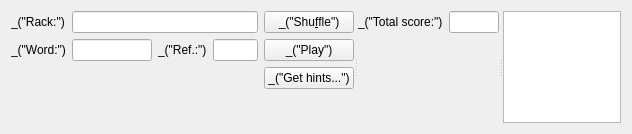
<?xml version="1.0" encoding="UTF-8"?>
<ui version="4.0">
 <class>ToppingWidget</class>
 <widget class="QWidget" name="ToppingWidget">
  <property name="geometry">
   <rect>
    <x>0</x>
    <y>0</y>
    <width>632</width>
    <height>134</height>
   </rect>
  </property>
  <layout class="QHBoxLayout" name="horizontalLayout">
   <item>
    <widget class="QSplitter" name="splitter">
     <property name="maximumSize">
      <size>
       <width>16777215</width>
       <height>16777215</height>
      </size>
     </property>
     <widget class="QWidget" name="layoutWidget">
      <layout class="QGridLayout" name="gridLayout">
       <item row="0" column="0">
        <widget class="QLabel" name="label">
         <property name="text">
          <string>_(&quot;Rack:&quot;)</string>
         </property>
        </widget>
       </item>
       <item row="0" column="4">
        <widget class="QPushButton" name="pushButtonShuffle">
         <property name="text">
          <string>_(&quot;Shu&amp;ffle&quot;)</string>
         </property>
        </widget>
       </item>
       <item row="0" column="1" colspan="3">
        <widget class="QLineEdit" name="lineEditRack">
         <property name="readOnly">
          <bool>true</bool>
         </property>
        </widget>
       </item>
       <item row="1" column="4">
        <widget class="QPushButton" name="pushButtonPlay">
         <property name="text">
          <string>_(&quot;Play&quot;)</string>
         </property>
        </widget>
       </item>
       <item row="2" column="4">
        <widget class="QPushButton" name="pushButtonGetHints">
         <property name="text">
          <string>_(&quot;Get hints...&quot;)</string>
         </property>
        </widget>
       </item>
       <item row="1" column="0">
        <widget class="QLabel" name="label_2">
         <property name="text">
          <string>_(&quot;Word:&quot;)</string>
         </property>
        </widget>
       </item>
       <item row="1" column="2">
        <widget class="QLabel" name="label_3">
         <property name="text">
          <string>_(&quot;Ref.:&quot;)</string>
         </property>
        </widget>
       </item>
       <item row="1" column="1">
        <widget class="QLineEdit" name="lineEditPlay">
         <property name="minimumSize">
          <size>
           <width>80</width>
           <height>0</height>
          </size>
         </property>
         <property name="toolTip">
          <string>_(&quot;Enter the word to play (case-insensitive). A joker from the rack must be written in parentheses. E.g.: w(o)rd or W(O)RD&quot;)</string>
         </property>
         <property name="statusTip">
          <string>_(&quot;Enter the word to play (case-insensitive). A joker from the rack must be written in parentheses. E.g.: w(o)rd or W(O)RD&quot;)</string>
         </property>
        </widget>
       </item>
       <item row="1" column="3">
        <widget class="QLineEdit" name="lineEditCoords">
         <property name="sizePolicy">
          <sizepolicy hsizetype="Fixed" vsizetype="Fixed">
           <horstretch>0</horstretch>
           <verstretch>0</verstretch>
          </sizepolicy>
         </property>
         <property name="maximumSize">
          <size>
           <width>45</width>
           <height>16777215</height>
          </size>
         </property>
         <property name="toolTip">
          <string>_(&quot;Enter the coordinates of the word. Specify the row before the column for horizontal words, and the column before the row for vertical words. E.g.: H4 or 4H&quot;)</string>
         </property>
         <property name="statusTip">
          <string>_(&quot;Enter the coordinates of the word. Specify the row before the column for horizontal words, and the column before the row for vertical words. E.g.: H4 or 4H&quot;)</string>
         </property>
        </widget>
       </item>
       <item row="3" column="4">
        <spacer name="verticalSpacer">
         <property name="orientation">
          <enum>Qt::Vertical</enum>
         </property>
         <property name="sizeHint" stdset="0">
          <size>
           <width>20</width>
           <height>40</height>
          </size>
         </property>
        </spacer>
       </item>
      </layout>
     </widget>
     <widget class="QWidget" name="verticalLayoutWidget">
      <layout class="QVBoxLayout" name="verticalLayout_2">
       <item>
        <layout class="QHBoxLayout" name="horizontalLayout_2">
         <item>
          <widget class="QLabel" name="label_4">
           <property name="text">
            <string>_(&quot;Total score:&quot;)</string>
           </property>
          </widget>
         </item>
         <item>
          <widget class="QLineEdit" name="lineEditTotalScore">
           <property name="minimumSize">
            <size>
             <width>50</width>
             <height>0</height>
            </size>
           </property>
           <property name="readOnly">
            <bool>true</bool>
           </property>
          </widget>
         </item>
        </layout>
       </item>
       <item>
        <widget class="QWidget" name="widgetContainer" native="true">
        </widget>
       </item>
       <item>
        <spacer name="verticalSpacer_2">
         <property name="orientation">
          <enum>Qt::Vertical</enum>
         </property>
         <property name="sizeHint" stdset="0">
          <size>
           <width>20</width>
           <height>40</height>
          </size>
         </property>
        </spacer>
       </item>
      </layout>
     </widget>
     <widget class="QTableView" name="tableViewMoves">
      <property name="editTriggers">
       <set>QAbstractItemView::NoEditTriggers</set>
      </property>
      <property name="alternatingRowColors">
       <bool>true</bool>
      </property>
      <property name="selectionMode">
       <enum>QAbstractItemView::SingleSelection</enum>
      </property>
      <property name="selectionBehavior">
       <enum>QAbstractItemView::SelectRows</enum>
      </property>
      <property name="sortingEnabled">
       <bool>true</bool>
      </property>
      <attribute name="horizontalHeaderHighlightSections">
       <bool>false</bool>
      </attribute>
      <attribute name="horizontalHeaderStretchLastSection">
       <bool>true</bool>
      </attribute>
      <attribute name="verticalHeaderVisible">
       <bool>false</bool>
      </attribute>
     </widget>
    </widget>
   </item>
  </layout>
  <zorder>splitter</zorder>
  <zorder>widgetContainer</zorder>
  <zorder>verticalLayoutWidget</zorder>
  <zorder>splitter</zorder>
 </widget>
 <tabstops>
  <tabstop>lineEditRack</tabstop>
  <tabstop>pushButtonShuffle</tabstop>
  <tabstop>lineEditPlay</tabstop>
  <tabstop>lineEditCoords</tabstop>
  <tabstop>pushButtonPlay</tabstop>
  <tabstop>pushButtonGetHints</tabstop>
  <tabstop>lineEditTotalScore</tabstop>
  <tabstop>tableViewMoves</tabstop>
 </tabstops>
 <resources/>
 <connections/>
</ui>
